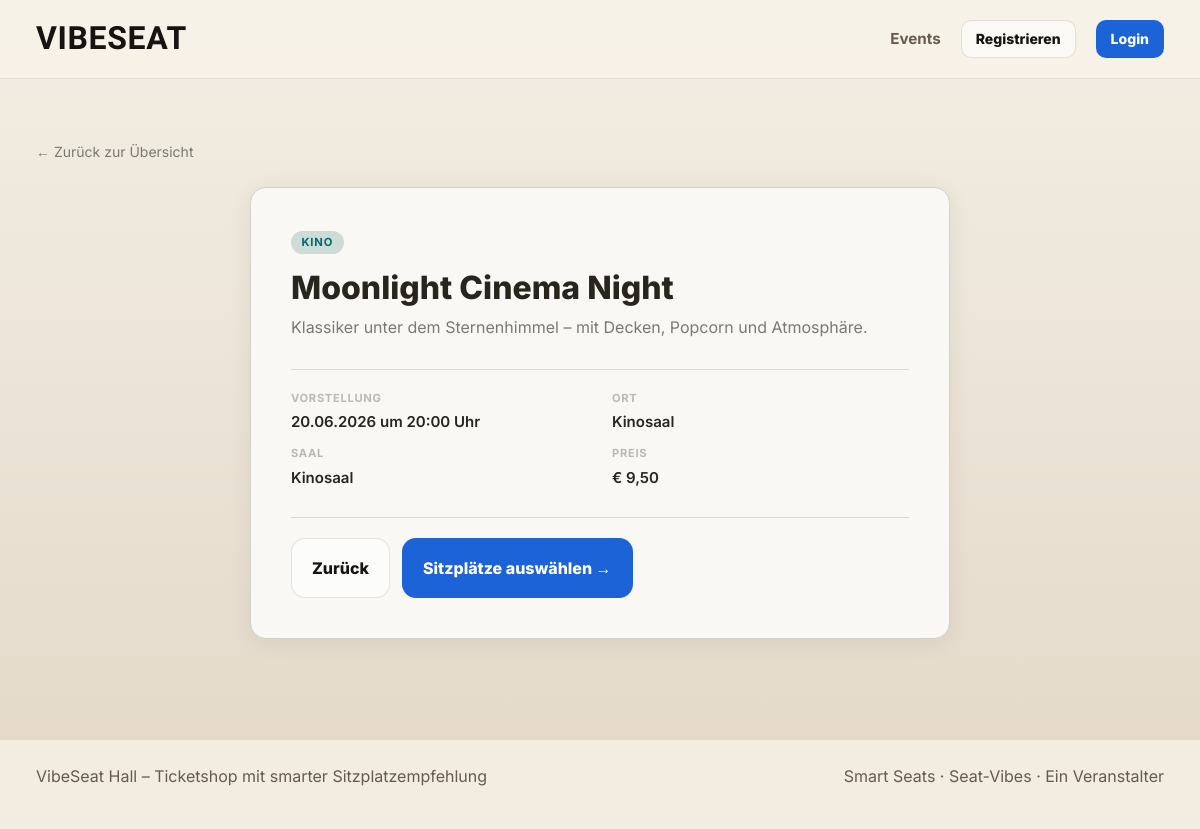
The app's page /projekt/show.php?show=1 with its own data.
### tables this page shows
CREATE TABLE `shows` (
  `id` int NOT NULL AUTO_INCREMENT,
  `event_id` int NOT NULL,
  `show_date` date NOT NULL,
  `show_time` time NOT NULL,
  `hall` varchar(100) NOT NULL DEFAULT 'Hauptsaal',
  `ticket_price` decimal(6,2) NOT NULL DEFAULT '12.00',
  PRIMARY KEY (`id`),
  KEY `event_id` (`event_id`),
  CONSTRAINT `shows_ibfk_1` FOREIGN KEY (`event_id`) REFERENCES `events` (`id`) ON DELETE CASCADE
);

CREATE TABLE `events` (
  `id` int NOT NULL AUTO_INCREMENT,
  `title` varchar(255) NOT NULL,
  `description` text,
  `category` varchar(100) DEFAULT NULL,
  `image_url` varchar(255) DEFAULT NULL,
  `created_at` timestamp NULL DEFAULT CURRENT_TIMESTAMP,
  PRIMARY KEY (`id`)
);

### projekt/data/functions.php (called while the page is built, shortened)
<?php
function getShowById($conn, $show_id) {
    $stmt = $conn->prepare(
        "SELECT s.*, e.title, e.description, e.category
         FROM shows s
         JOIN events e ON s.event_id = e.id
         WHERE s.id = ?"
    );
    $stmt->bind_param('i', $show_id);
    $stmt->execute();
    $show = $stmt->get_result()->fetch_assoc();
    return $show;
}

### projekt/show.php (the view, shortened to what this page needs)
<?php
require_once __DIR__ . '/data/db.php';
require_once __DIR__ . '/data/functions.php';
function esc($value): string {
    return htmlspecialchars((string)$value, ENT_QUOTES, 'UTF-8');
}
$showId = (int)($_GET['show'] ?? 0);
$show   = $showId ? getShowById($conn, $showId) : null;
$event  = $show;
?>
<!DOCTYPE html>
<html lang="de">
<head>
    <link rel="stylesheet" href="assets/css/style.css">
    <link rel="stylesheet" href="assets/css/show.css">
</head>
<body>
<?php require_once __DIR__ . '/partials/site-header.php'; ?>
<main class="show">
    <div class="seitenbreite">
        <a class="show-zurueck" href="index.php">← Zurück zur Übersicht</a>
        <?php if ($show && $event): ?>
            <div class="show-box">
                <span class="show-box__kategorie"><?= esc($event['category']) ?></span>
                <h1><?= esc($event['title']) ?></h1>
                <p class="show-box__beschreibung"><?= esc($event['description']) ?></p>
                <hr class="show-box__trennlinie">
                <div class="show-box__meta">
                    <div class="show-meta-eintrag">
                        <span class="show-meta-eintrag__label">Vorstellung</span>
                        <span class="show-meta-eintrag__wert">
                            <?= esc(date('d.m.Y', strtotime($show['show_date'])) . ' um ' . substr($show['show_time'], 0, 5) . ' Uhr') ?>
                        </span>
                    </div>
                    <div class="show-meta-eintrag">
                        <span class="show-meta-eintrag__label">Ort</span>
                        <span class="show-meta-eintrag__wert"><?= esc($show['hall'] ?? 'VibeSeat Arena') ?></span>
                    </div>
                    <div class="show-meta-eintrag">
                        <span class="show-meta-eintrag__label">Saal</span>
                        <span class="show-meta-eintrag__wert"><?= esc($show['hall'] ?? 'Hauptsaal') ?></span>
                    </div>
                    <div class="show-meta-eintrag">
                        <span class="show-meta-eintrag__label">Preis</span>
                        <span class="show-meta-eintrag__wert">€ <?= number_format((float)$show['ticket_price'], 2, ',', '.') ?></span>
                    </div>
                </div>
                <hr class="show-box__trennlinie">
                <div class="show-box__aktionen">
                    <a class="schaltflaeche schaltflaeche--sekundaer" href="index.php">
                        Zurück
                    </a>
                    <a class="schaltflaeche schaltflaeche--primaer" href="vibe.php?show=<?= urlencode((string)$showId) ?>">
                        Sitzplätze auswählen →
                    </a>
                </div>
            </div>
        <?php endif; ?>
    </div>
</main>
<?php require_once __DIR__ . '/partials/site-footer.php'; ?>
</body>
</html>

### projekt/assets/css/style.css (style rules this page uses)
:root { --bg:#f3eee4; --bg2:#e3d8c7; --card:#fcf8f1; --card2:#f0e6d8; --text:#161311; --muted:#665b4c; --line:rgba(102,91,77,.14); --blue:#1c63d8; --blue-hover:#144faf; --dark:#181410; --dark2:#29211a; --light:#fffaf3; --max:1280px; --shadow:0 14px 36px rgba(31,24,14,.08); --shadow-strong:0 18px 40px rgba(31,24,14,.14); }
* { box-sizing:border-box; margin:0; padding:0; }
html { scroll-behavior:smooth; }
body { min-height:100vh; font-family:"Inter","Segoe UI",Arial,sans-serif; font-size:1rem; line-height:1.55; color:var(--text); background:linear-gradient(180deg,var(--bg),var(--bg2)); }
a { color:inherit; text-decoration:none; }
.seitenbreite { width:min(94%,var(--max)); margin:0 auto; }
.schaltflaeche { min-height:60px; padding:0 20px; display:inline-flex; align-items:center; justify-content:center; border:1px solid transparent; border-radius:14px; font-weight:800; white-space:nowrap; cursor:pointer; }
.schaltflaeche--primaer { background:var(--blue); color:#fff; }
.schaltflaeche--sekundaer { background:rgba(255,255,255,.55); color:var(--text); border-color:rgba(102,91,77,.16); }

### projekt/assets/css/show.css (style rules this page uses)
.show { padding: clamp(2rem, 5vw, 4rem) 0; min-height: calc(100dvh - 140px); }
.show-zurueck { display: inline-flex; align-items: center; gap: 0.4rem; font-size: 0.875rem; color: var(--color-text-muted, #7a7974); text-decoration: none; margin-bottom: 1.5rem; transition: color 180ms ease; }
.show-box { max-width: 700px; margin: 0 auto; background: var(--color-surface, #f9f8f5); padding: clamp(1.5rem, 4vw, 2.5rem); border-radius: 1rem; border: 1px solid var(--color-border, #d4d1ca); box-shadow: 0 4px 24px oklch(0.2 0.01 80 / 0.07); }
.show-box__kategorie { display: inline-block; font-size: 0.7rem; font-weight: 700; letter-spacing: 0.08em; text-transform: uppercase; color: var(--color-primary, #01696f); background: var(--color-primary-highlight, #cedcd8); padding: 0.2rem 0.65rem; border-radius: 999px; margin-bottom: 1rem; }
.show-box h1 { font-size: clamp(1.5rem, 3vw, 2rem); font-weight: 800; line-height: 1.15; margin-bottom: 0.5rem; color: var(--color-text, #28251d); }
.show-box__beschreibung { font-size: 1rem; color: var(--color-text-muted, #7a7974); margin-bottom: 1.75rem; line-height: 1.6; }
.show-box__trennlinie { border: none; border-top: 1px solid var(--color-divider, #dcd9d5); margin: 1.25rem 0; }
.show-box__meta { display: grid; grid-template-columns: 1fr 1fr; gap: 0.75rem 1.5rem; margin-bottom: 1.75rem; }
.show-meta-eintrag { display: flex; flex-direction: column; gap: 0.2rem; }
.show-meta-eintrag__label { font-size: 0.7rem; font-weight: 700; text-transform: uppercase; letter-spacing: 0.06em; color: var(--color-text-faint, #bab9b4); }
.show-meta-eintrag__wert { font-size: 0.9375rem; font-weight: 600; color: var(--color-text, #28251d); }
.show-box__aktionen { display: flex; gap: 0.75rem; flex-wrap: wrap; }

### records on screen
shows: event.category "KINO", event.title "Moonlight Cinema Night", event.description "Klassiker unter dem Sternenhimmel – mit Decken, Popcorn und Atmosphäre.", show_date+show_time "20.06.2026 um 20:00 Uhr", hall "Kinosaal", ticket_price "9,50"
